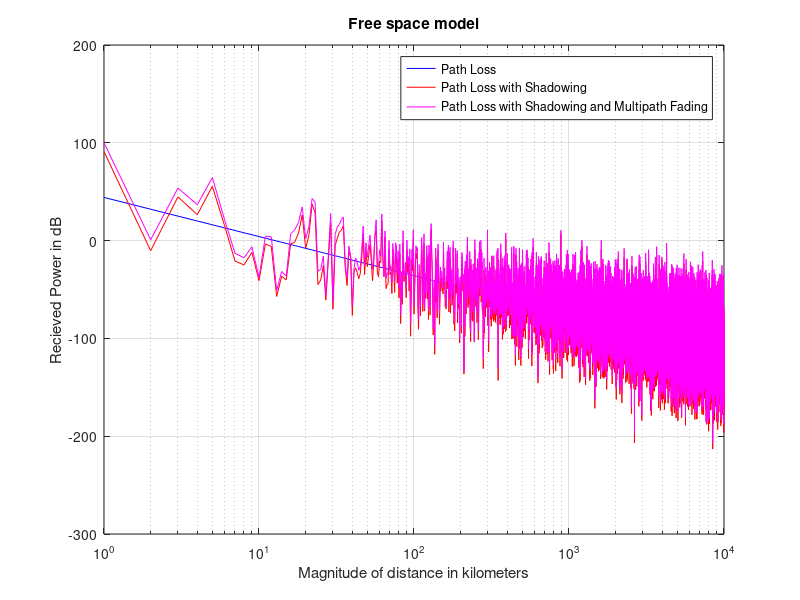
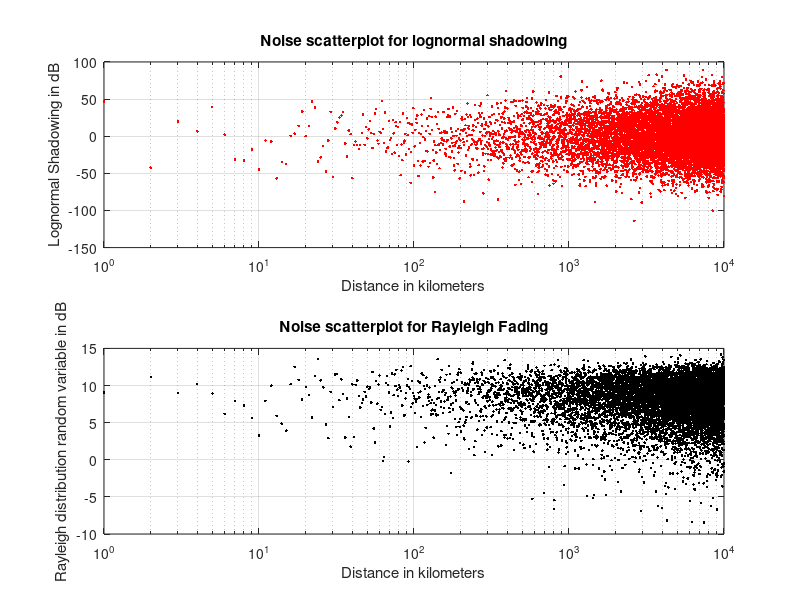
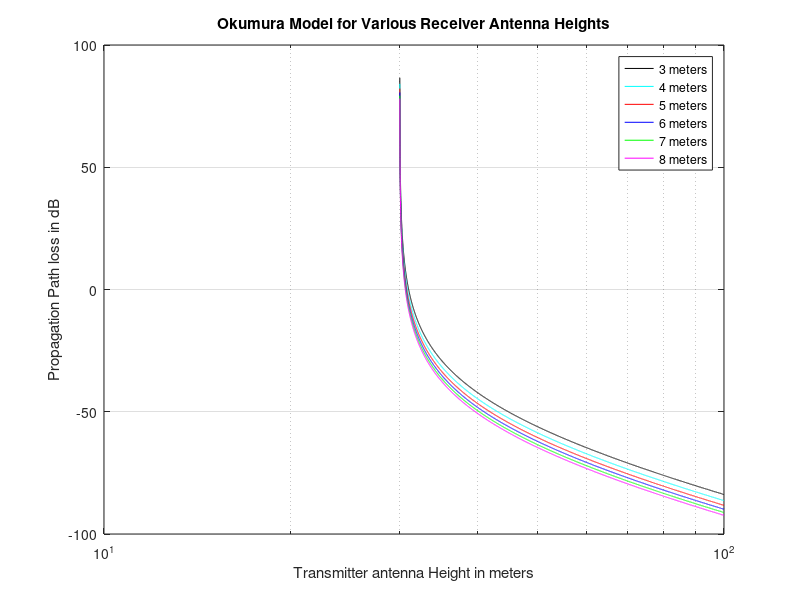
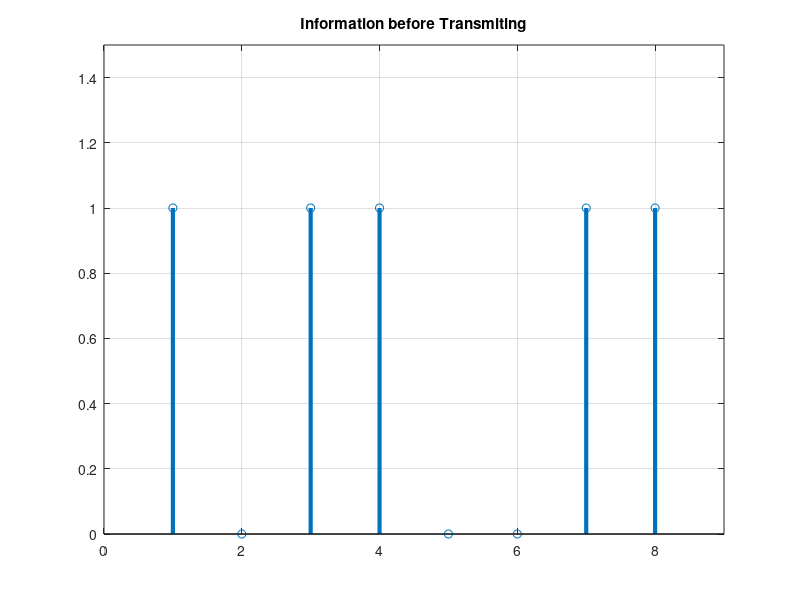

Write MATLAB code to recreate these figures, in order. (Note: this script raises an error after producing the figures.)
% Free Space Propagation Loss with noise consideration
clc;
close all;
clear all;

fc = input('Enter carrrier frequency(MHz): ');  % carrier frequency
c = 299.792458; % speed of light with implicit 10e6 (Mega) multiplication
d = 1:1:10000;  % distance vector for wave to travel in meters
d0 = 1;
Pt = 50; % typical cell tower transmission power in urban area 50 Watts
Gt = 1; % isotropic antenna transmitter gain
Gr = 1; % isotropic antenna reciever gain
n = 4;  % path loss exponent for obstruction in building from 4-6
mu=0;   % mu
sigma=6;  % standard deviation


Ht = 30:0.007:99.993; % Hieght of Antenna

% Mobile station antenna height gain factor
Ghr = 20*log10(3/3);
Ghr2 = 20*log10(4/3);
Ghr3 = 20*log10(5/3);
Ghr4 = 20*log10(6/3);
Ghr5 = 20*log10(7/3);
Ghr6 = 20*log10(8/3);

Amu = 35;   % Median attenuation relative to free space
Garea = 9;  % Gain due to type of environment, 9 for urban
Ght = 20*log10(Ht/200); % Base station antenna height gain factor

Pr = ((c./(4*pi*d0*fc)).^n).*(Pt*Gt*Gr)*((d0./d).^n);   % Pr formula

noise = lognrnd(mu,sigma,size(d));
PrSh = Pr.*noise;  % Pr formula + Shadowing

rayNoise = abs(sigma*randn(size(d))+1i*sigma*randn(size(d)));
PrShRy = PrSh.*rayNoise; % Pr formula + Shadowing + Rayliegh fading


figure(1);
semilogx(d,10*log10(Pr),'b',d,10*log10(PrSh),'r',d,10*log10(PrShRy),'m');
xlabel('Magnitude of distance in kilometers'); 
ylabel('Recieved Power in dB'); 
title('Free space model'); 
grid on;
legend('Path Loss','Path Loss with Shadowing','Path Loss with Shadowing and Multipath Fading');

figure(2)
subplot(2,1,1)
semilogx(d,10*log10(noise),'.r')
title('Noise scatterplot for lognormal shadowing');
grid on
xlabel('Distance in kilometers')
ylabel('Lognormal Shadowing in dB')

subplot(2,1,2)
semilogx(d,10*log10(rayNoise),'.k')
title('Noise scatterplot for Rayleigh Fading');
grid on
xlabel('Distance in kilometers')
ylabel('Rayleigh distribution random variable in dB')

figure(3)
semilogx(Ht,10*log10(Pr)+Amu-Ght-Ghr-Garea,'k',Ht,10*log10(Pr)+Amu-Ght-Ghr2-Garea,'c',Ht,10*log10(Pr)+Amu-Ght-Ghr3-Garea,'r',Ht,10*log10(Pr)+Amu-Ght-Ghr4-Garea,'b',Ht,10*log10(Pr)+Amu-Ght-Ghr5-Garea,'g',Ht,10*log10(Pr)+Amu-Ght-Ghr6-Garea,'m');
title('Okumura Model for Various Receiver Antenna Heights');
grid on
xlabel('Transmitter antenna Height in meters')
ylabel('Propagation Path loss in dB')
legend('3 meters','4 meters','5 meters','6 meters','7 meters','8 meters');

% QPSK Modulation and Demodulation without consideration of noise

% Using Matlab, generate the QPSK waveform with the following parameters: 
% Symbol rate: 2000 symbols/second; 
% carrier frequency: 10000 Hz, 
% bit sequence to be transmitted: 1 0 1 1 0 0 1 1. 
% The in-phase and quadrature waveforms should be separately plotted. 
% Use sufficiently high sampling rate to ensure smooth waveforms.

data = [1 0 1 1 0 0 1 1]; % information to be transmitted

figure(4)
stem(data, 'linewidth', 3), grid on;
title('Information before Transmiting');
axis([ 0 (length(data) + 1) 0 1.5]);

data_NZR = 2 * data-1; % Data Represented at NZR form for QPSK modulation
s_p_data = reshape(data_NZR, 2, length(data)/2)  % S/P convertion of data


br = 1e3; %Let the transmission bit rate be 1000 bps for 2000 symbols per second
T = 1/br; % bit duration
t = T/99:T/99:T; % Time vector for one bit information



% XXXXXXXXXXXXXXXXXXXXXXX QPSK modulation  XXXXXXXXXXXXXXXXXXXXXXXXXXXXXXXXX
y = [];
yInPhase = [];
yQuadrature = [];

for(i = 1: length(data)/2)
    y1 = s_p_data(1, i) * cos(2*pi*fc*t); % inphase component
    y2 = s_p_data(2, i) * sin(2*pi*fc*t) ;% Quadrature component
    
    yInPhase = [yInPhase y1]; % inphase signal vector
    yQuadrature = [yQuadrature y2]; %quadrature signal vector
    
    y = [y y1+y2]; % modulated signal vector
end

Tx_sig = y; % transmitting signal after modulation
tt = T/99:T/99:(T*length(data))/2;

figure(5)
subplot(3,1,1);
plot(tt, yInPhase, 'linewidth', 3), grid on;
title('Waveform for inphase component in QPSK modulation');
xlabel('Time[sec]');
ylabel('Amplitude[Volts]');

subplot(3,1,2);
plot(tt, yQuadrature, 'linewidth', 3), grid on;
title('Waveform for Quadrature component in QPSK modulation');
xlabel('Time [sec]');
ylabel('Amplitude [Volts]');


subplot(3,1,3);
plot(tt, Tx_sig, 'r', 'linewidth', 3), grid on;
title('QPSK modulated signal (sum of inphase and Quadrature phase signal)');
xlabel('Time[sec]');
ylabel('Amplitude[Volts]');



% QPSK demodulation
Rx_data = [];
Rx_sig = Tx_sig; % Received signal

for(i=1: 1:length(data)/2)

    %%XXXXXX inphase coherent vector XXXXXXX
    Z_in = Rx_sig((i-1)*length(t)+1:i*length(t)).*cos(2*pi*fc*t); 
    % above line indicates multiplication of received & inphase carred signal
    
    Z_in_intg = (trapz(t,Z_in)) * (2/T);% integration using trapizodial rull
    if(Z_in_intg > 0) % Decession Maker
        Rx_in_data = 1;
    else
        Rx_in_data = 0; 
    end
    
    %%XXXXXX Quadrature coherent vector XXXXXX
    Z_qd = Rx_sig((i-1)*length(t)+1:i*length(t)).*sin(2*pi*fc*t);
    %above line indicates multiplication of received & Quadphase carred signal
    
    Z_qd_intg = (trapz(t,Z_qd)) * (2/T);%integration using trapizodial rull
        if (Z_qd_intg > 0)% Decession Maker
        Rx_qd_data = 1;
        else
        Rx_qd_data = 0; 
        end
        
        
        Rx_data = [Rx_data  Rx_in_data  Rx_qd_data]; % Received Data vector
end

figure(6)
subplot(3,1,1);
plot(tt, Z_in, 'linewidth', 3), grid on;
title('Waveform for inphase component in QPSK modulation');
xlabel('Time[sec]');
ylabel('Amplitude[Volts]');

subplot(3,1,2);
plot(tt, Z_qd, 'linewidth', 3), grid on;
title('Waveform for Quadrature component in QPSK modulation');
xlabel('Time [sec]');
ylabel('Amplitude [Volts]');


subplot(3,1,3);
plot(tt, Rx_sig, 'r', 'linewidth', 3), grid on;
title('QPSK modulated signal (sum of inphase and Quadrature phase signal)');
xlabel('Time[sec]');
ylabel('Amplitude[Volts]');

figure(7)
stem(Rx_data, 'linewidth', 3) 
title('Information after Receiveing');
axis([0 (length(data) + 1) 0 1.5]), grid on;

% End of program
    



